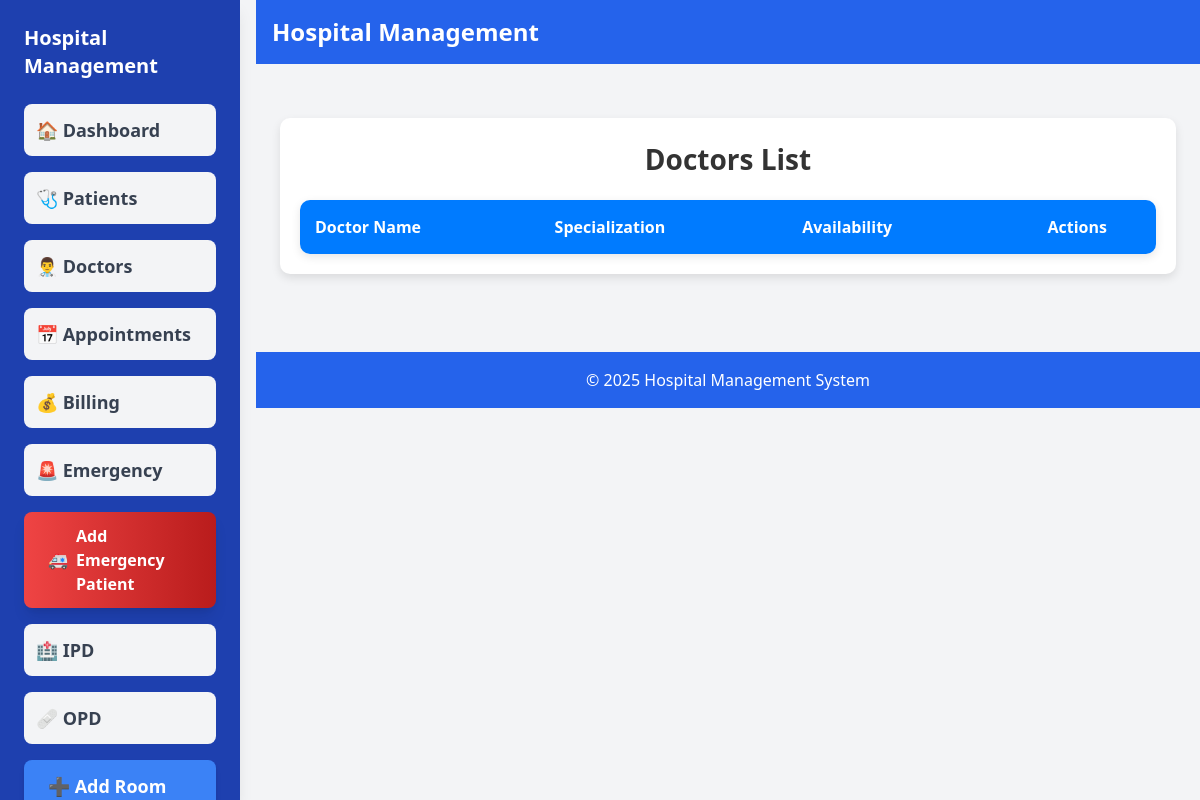
Page /doctors/ (signed in) on the earlier database version.
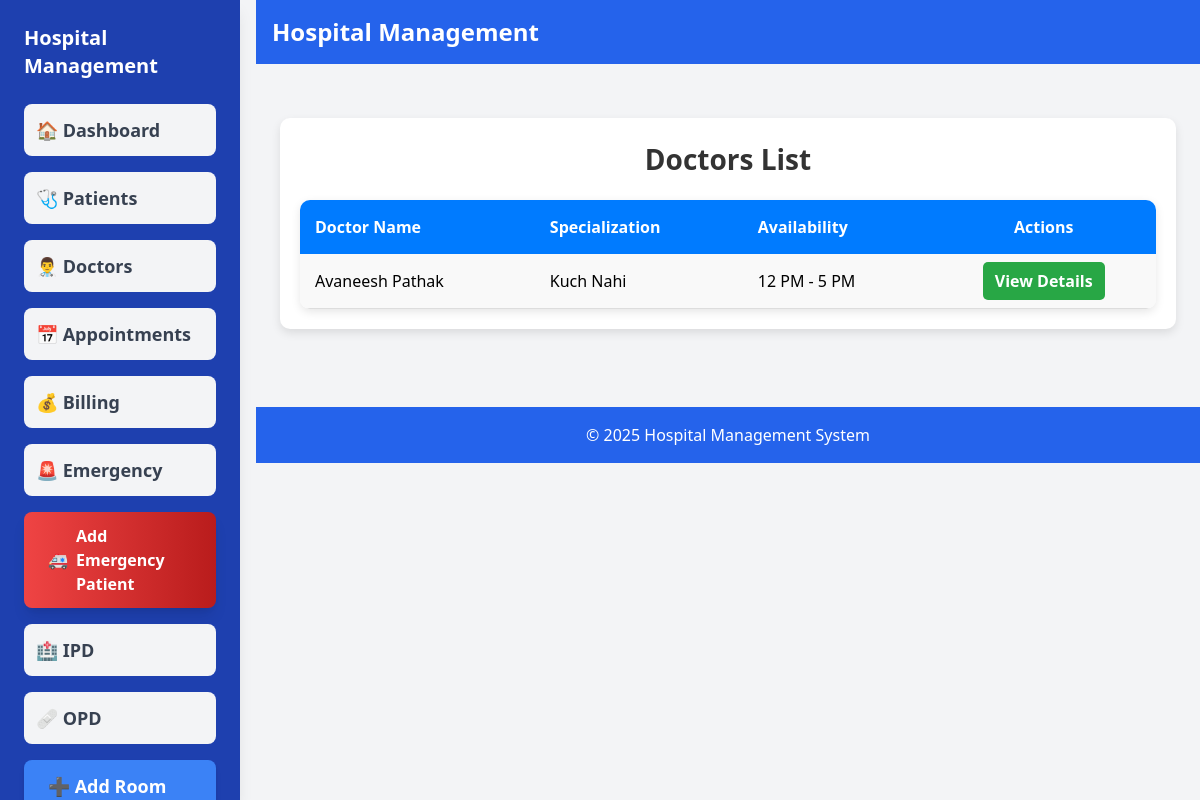
Same page on the later database version.
### hms/models.py (models this page shows, shortened)
class Doctor(models.Model):
    created_at = models.DateTimeField(default=now)
    user = models.OneToOneField(CustomUser, on_delete=models.CASCADE)
    specialization = models.CharField(max_length=255)
    contact_number = models.CharField(max_length=15)
    availability = models.CharField(max_length=255, default="9 AM - 5 PM")

class CustomUser(AbstractUser):
    user_type_choices = (
        ('patient', 'Patient'),
        ('doctor', 'Doctor'),
        ('admin', 'Admin'),
    )
    GENDER_CHOICES = (
        ('male', 'Male'),
        ('female', 'Female'),
        ('other', 'Other'),
    )
    user_type = models.CharField(max_length=10, choices=user_type_choices, default='patient')
    full_name = models.CharField(max_length=255,blank=True, null=True)  # Add full name field
    contact_number = models.CharField(max_length=15, blank=True, null=True)  # Add contact number
    address = models.TextField(blank=True, null=True)  # Add address
    gender = models.CharField(max_length=10, choices=GENDER_CHOICES, blank=True, null=True)  # Add this field
    groups = models.ManyToManyField(Group, related_name="customuser_groups", blank=True)
    user_permissions = models.ManyToManyField(Permission, related_name="customuser_permissions", blank=True)

### hms/views.py (the view)
# urls.py: path('doctors/', views.doctors, name='doctors'),
@login_required
def doctors(request):
    doctors = Doctor.objects.all()
    return render(request, 'hms/doctors.html', {'doctors': doctors})

### hms/templates/hms/doctors.html (shortened to what this page needs)
{% extends 'hms/base.html' %}
{% block content %}
    <div style="max-width: 900px; margin: 30px auto; padding: 20px; border-radius: 10px; box-shadow: 0px 4px 10px rgba(0, 0, 0, 0.1); background: #ffffff;">
        <h2 style="font-size: 28px; font-weight: bold; text-align: center; color: #333; margin-bottom: 20px;">Doctors List</h2>
        <table style="width: 100%; border-collapse: collapse; border-radius: 10px; overflow: hidden; box-shadow: 0px 3px 10px rgba(0, 0, 0, 0.1);">
            <thead>
                <tr style="background-color: #007bff; color: white;">
                    <th style="padding: 15px; border: none; text-align: left;">Doctor Name</th>
                    <th style="padding: 15px; border: none; text-align: left;">Specialization</th>
                    <th style="padding: 15px; border: none; text-align: left;">Availability</th>
                    <th style="padding: 15px; border: none; text-align: center;">Actions</th>
                </tr>
            </thead>
            <tbody>
                {% for doctor in doctors %}
                    <tr style="background-color: #f9f9f9; transition: background 0.3s ease;">
                        <td style="padding: 15px; border-bottom: 1px solid #ddd;">{{ doctor.user.full_name }}</td>
                        <td style="padding: 15px; border-bottom: 1px solid #ddd;">{{ doctor.specialization }}</td>
                        <td style="padding: 15px; border-bottom: 1px solid #ddd;">{{ doctor.availability }}</td>
                        <td style="padding: 15px; border-bottom: 1px solid #ddd; text-align: center;">
                            <a href="{% url 'doctor_detail' doctor.id %}"
                               style="text-decoration: none; background-color: #28a745; color: white; padding: 8px 12px; border-radius: 5px; font-weight: bold; transition: 0.3s;">
                                View Details
                            </a>
                        </td>
                    </tr>
                {% endfor %}
            </tbody>
        </table>
    </div>
{% endblock %}

Differences in the rows shown:
added Doctor: user.full_name "Avaneesh Pathak", specialization "Kuch Nahi", availability "12 PM - 5 PM"
